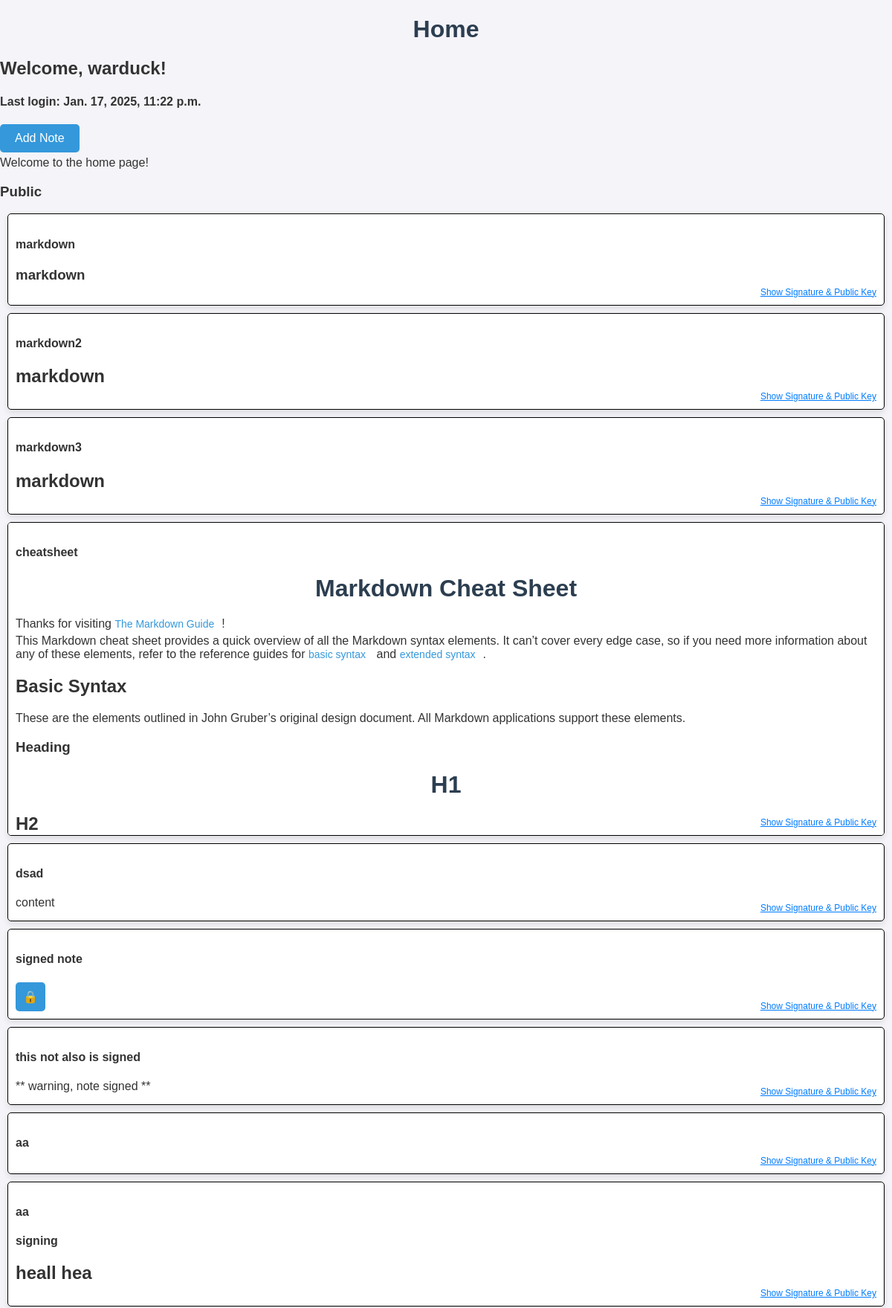
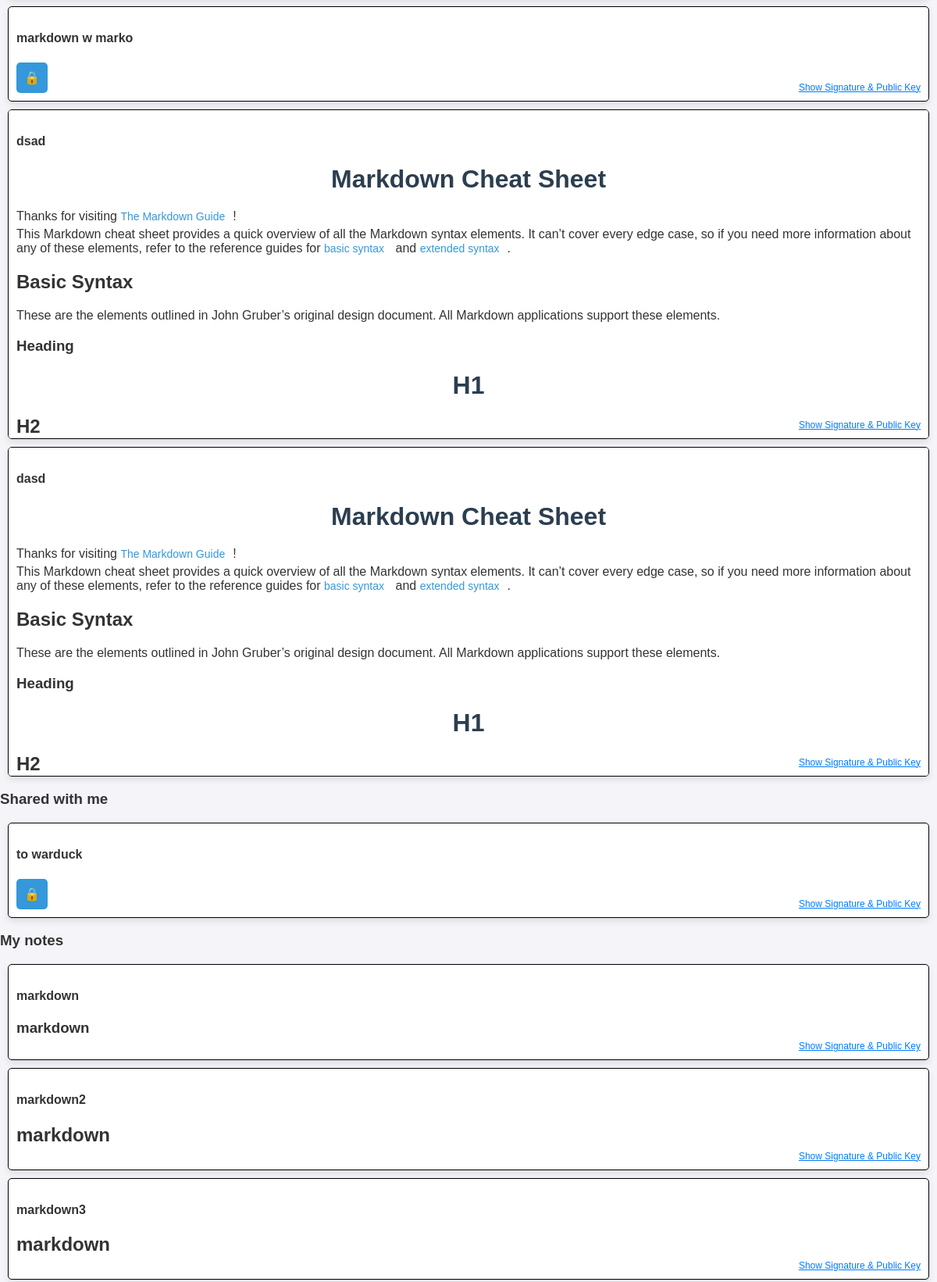
/home/ (signed in, upper part), run on the app's committed database (2 pictures, top to bottom).
### accounts/models.py (models this page shows, shortened)
class CustomUser(AbstractUser):
    email = models.EmailField(unique=False, default='a@a.com', blank=True)
    private_key = EncryptedCharField(max_length=3000, default=initialize_private_key)
    def get_public_key(self):
        return RSA.import_key(self.private_key).publickey().export_key('PEM')

### app/models.py (models this page shows, shortened)
class Note(models.Model):
    title = models.CharField(max_length=100, blank=False, default='Untitled')
    content = models.TextField()
    user = models.ForeignKey(CustomUser, on_delete=models.CASCADE)
    created_at = models.DateTimeField(auto_now_add=True)
    is_public = models.BooleanField(default=False)
    shared_with = models.ManyToManyField(CustomUser, related_name='shared_with', blank=True)
    is_encrypted = models.BooleanField(default=False)
    password = models.CharField(max_length=512, blank=True, null=True)
    signature = models.CharField(max_length=256, default='')

### app/views.py (the view)
# urls.py: path('home/', HomeView.as_view(), name='home'),
@method_decorator(otp_required, name='dispatch')
class HomeView(View):
    template_name = 'app/home.html'
    def get(self, request):
        public_notes = Note.objects.filter(is_public=True)
        shared_notes = Note.objects.filter(shared_with=request.user)
        user_notes = Note.objects.filter(user=request.user)
        context = {
            'public_notes': public_notes,
            'shared_notes': shared_notes,
            'user_notes': user_notes
        }
        return render(request, self.template_name, context)

### app/templates/app/home.html (shortened to what this page needs)
{% load static %}
<!DOCTYPE html>
<html>
<head>
        <link rel="stylesheet" type="text/css" href="{% static 'app/style.css' %}">
</head>
<body>
    <div>
        <h1>Home</h1>
        <h2>Welcome, {{ user.username }}!</h2>
        <h4>Last login: {{ user.last_login }}</h4>
        <a href="{% url 'app:add-note' %}" class="button">Add Note</a>
        <p>Welcome to the home page!</p>
        <div>
            <h3>Public</h3>
            {% for note in public_notes %}
                {% include 'app/note_snippet.html' with note=note %}
            {% empty %}
                <p>No public notes found.</p>
            {% endfor %}
        </div>
        <div>
            <h3>Shared with me</h3>
            {% for note in shared_notes %}
                {% include 'app/note_snippet.html' with note=note %}
            {% empty %}
                <p>No notes shared with you.</p>
            {% endfor %}
        </div>
        <div>
            <h3>My notes</h3>
            {% for note in user_notes %}
                {% include 'app/note_snippet.html' with note=note %}
            {% empty %}
                <p>No notes of your own.</p>
            {% endfor %}
        </div>
    </div>
</body>
</html>

### app/templates/app/note_snippet.html (shortened to what this page needs)
<div class="note">
    <h4>{{ note.title }}</h4>
    <div class="note-signature">
        <div>
            <button class="toggle-key-button" data-key-id="{{ note.id }}">
                Show Signature & Public Key
            </button>
        </div>
    </div>
    {% if note.is_encrypted %}
        <button class="decrypt-button" data-note-id="{{ note.id }}">
            🔒
        </button>
    {% else %}
        <p>{{ note.content | safe }}</p>
    {% endif %}
</div>

### app/static/app/style.css (style rules this page uses)
body { font-family: Arial, sans-serif; background-color: #f4f4f9; color: #333; margin: 0; padding: 0; display: flex; justify-content: center; align-items: center; }
h1 { color: #2c3e50; text-align: center; margin-bottom: 20px; }
p { margin: 5px 0; }
button { background-color: #3498db; color: #fff; border: none; padding: 10px 10px; font-size: 16px; border-radius: 5px; cursor: pointer; transition: background-color 0.3s ease; }
a { color: #3498db; text-decoration: none; font-size: 14px; margin-right: 10px; }
a.button { background-color: #3498db; color: #fff; text-decoration: none; padding: 10px 20px; font-size: 16px; border-radius: 5px; text-align: center; display: inline-block; cursor: pointer; transition: background-color 0.3s ease; }
.note { background-color: white; border-radius: 5px; border: 1px solid black; box-shadow: 0 4px 8px rgba(0, 0, 0, 0.1); padding: 10px; margin: 10px; max-height: 400px; overflow-y: auto; position: relative; }
.note-signature { position: absolute; bottom: 10px; right: 10px; font-size: 12px; color: #555; }
.toggle-key-button { background: none; border: none; color: #007BFF; cursor: pointer; text-decoration: underline; padding: 0; font-size: 12px; }

### data on the page
CustomUser: username "warduck", last_login "Jan. 17, 2025, 11:22 p.m."
Note: title "markdown", content "markdown"
Note: title "markdown2", content "markdown"
Note: title "markdown3", content "markdown"
Note: title "cheatsheet", content "Markdown Cheat Sheet Thanks for visiting The Markdown Guide ! This Markdown cheat sheet provides a quick overview of all the Markdown syntax elements. It can’t cover every edge case, so if you need more information about any of these elements, refer to the reference guides for basic syntax and extended syntax . Basic Syntax These are the elements outlined in John Gruber’s original design document. All Markdown applications support these elements. Heading H1 H2"
Note: title "dsad", content "content"
Note: title "signed note"
Note: title "this not also is signed", content "** warning, note signed **"
Note: title "aa"
Note: title "aa", content "signing heall hea"
Note: title "markdown w marko"
Note: title "dsad", content "Markdown Cheat Sheet Thanks for visiting The Markdown Guide ! This Markdown cheat sheet provides a quick overview of all the Markdown syntax elements. It can’t cover every edge case, so if you need more information about any of these elements, refer to the reference guides for basic syntax and extended syntax . Basic Syntax These are the elements outlined in John Gruber’s original design document. All Markdown applications support these elements. Heading H1 H2"
Note: title "dasd", content "Markdown Cheat Sheet Thanks for visiting The Markdown Guide ! This Markdown cheat sheet provides a quick overview of all the Markdown syntax elements. It can’t cover every edge case, so if you need more information about any of these elements, refer to the reference guides for basic syntax and extended syntax . Basic Syntax These are the elements outlined in John Gruber’s original design document. All Markdown applications support these elements. Heading H1 H2"
Note: title "to warduck"
